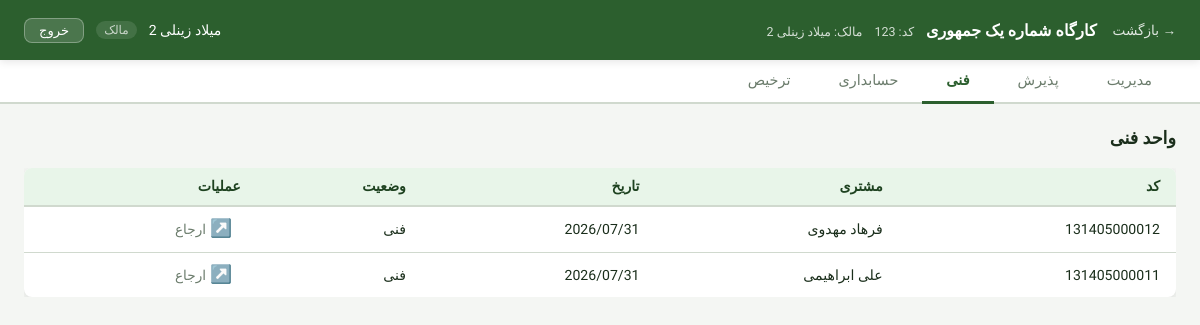
The page /workshop/13/technical/ (signed in) on the database as committed earlier.
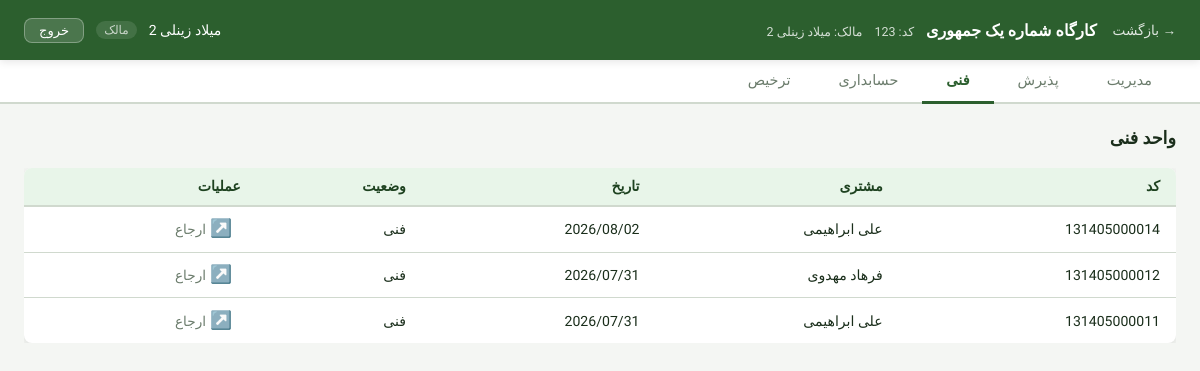
The same page on the database as committed later.
### orders/models.py (models this page shows, shortened)
class Order(models.Model):
    STATUS_CHOICES = [
        ('reception', 'پذیرش'),
        ('technical', 'فنی'),
        ('accounting', 'حسابداری'),
        ('management', 'مدیریت'),
        ('payment', 'پرداخت'),
        ('done', 'تکمیل'),
    ]
    workshop = models.ForeignKey('accounts.Workshop', on_delete=models.CASCADE)
    customer = models.ForeignKey(Customer, on_delete=models.PROTECT, related_name='orders')
    created_by = models.ForeignKey('accounts.User', on_delete=models.SET_NULL, null=True)
    status = models.CharField(max_length=20, choices=STATUS_CHOICES, default='reception')
    description = models.TextField(blank=True)
    created_at = models.DateTimeField(auto_now_add=True)
    updated_at = models.DateTimeField(auto_now=True)
    delivered_at = models.DateTimeField(null=True, blank=True)
    code = models.CharField(
        max_length=30,
        unique=True,
        editable=False,
        db_index=True,
        verbose_name='کد سفارش'
    )

class Customer(models.Model):
    workshop = models.ForeignKey('accounts.Workshop', on_delete=models.CASCADE)
    name = models.CharField(max_length=200)
    customer_workshop_name = models.CharField(max_length=200, default="None")
    phone = models.CharField(max_length=20, blank=True)
    is_legal = models.BooleanField(default=False)  # حقوقی یا حقیقی
    created_at = models.DateTimeField(auto_now_add=True)

### orders/views.py (the view)
# urls.py: path('workshop/<int:workshop_id>/technical/', views.technical_tab, name='tab_technical'),
@login_required
def technical_tab(request, workshop_id):
    workshop, membership, allowed_tabs = _get_workshop_and_membership(
        request, workshop_id, 'technical'
    )
    orders = (
        Order.objects
        .filter(workshop=workshop, status='technical')
        .select_related('customer', 'created_by')
        .order_by('-created_at')
    )
    context = _base_context(workshop, membership, allowed_tabs, 'technical')
    context['orders'] = orders
    return render(request, 'orders/technical_tab.html', context)

### orders/views.py (called while the page is built)
def _get_workshop_and_membership(request, workshop_id, required_tab):
    workshop = get_object_or_404(Workshop, pk=workshop_id)
    membership = get_object_or_404(
        WorkshopMembership,
        workshop=workshop,
        user=request.user,
        is_active=True
    )
    allowed_tabs = ROLE_TAB_ACCESS.get(membership.role, [])
    if required_tab not in allowed_tabs:
        raise Http404("دسترسی به این تب مجاز نیست")
    return workshop, membership, allowed_tabs

def _base_context(workshop, membership, allowed_tabs, active_tab):
    return {
        'workshop': workshop,
        'membership': membership,
        'allowed_tabs': allowed_tabs,
        'active_tab': active_tab,
    }

### templates/orders/technical_tab.html (shortened to what this page needs)
{% extends "orders/_dashboard_base.html" %}
{% block tab_content %}
    <div class="tab-panel">
        <div class="panel-header"><h2>واحد فنی</h2></div>
        <div class="orders-table-wrap">
            {% if orders %}
                <table class="orders-table">
                    <thead>
                    <tr>
                        <th>کد</th>
                        <th>مشتری</th>
                        <th>تاریخ</th>
                        <th>وضعیت</th>
                        <th>عملیات</th>
                    </tr>
                    </thead>
                    <tbody>
                    {% for order in orders %}
                        <tr class="order-row" data-order-id="{{ order.id }}" style="cursor:pointer;">
                            <td>{{ order.code }}</td>
                            <td>{{ order.customer.name }}</td>
                            <td>{{ order.created_at|date:"Y/m/d" }}</td>
                            <td>{{ order.get_status_display }}</td>
                            <td>
                                <button class="btn-icon btn-refer"
                                        data-order-id="{{ order.id }}"
                                        onclick="event.stopPropagation(); referOrder({{ order.id }})">
                                    <span class="btn-icon__symbol">↗️</span>
                                    <span class="btn-icon__label">ارجاع</span>
                                </button>
                            </td>
                        </tr>
                    {% endfor %}
                    </tbody>
                </table>
            {% else %}
                <p class="empty-state">سفارشی در واحد فنی وجود ندارد.</p>
            {% endif %}
        </div>
    </div>
{% endblock %}

Rows that differ between the two databases and show on the page:
added Order: code "131405000014", customer.name "علی ابراهیمی", created_at "2026/08/02", status "فنی"
